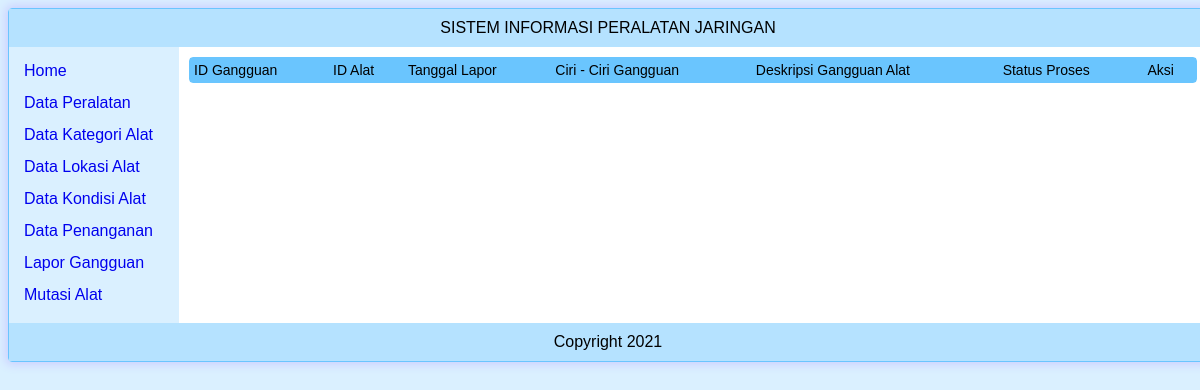
/gangguan, run on an earlier commit of the app's database.
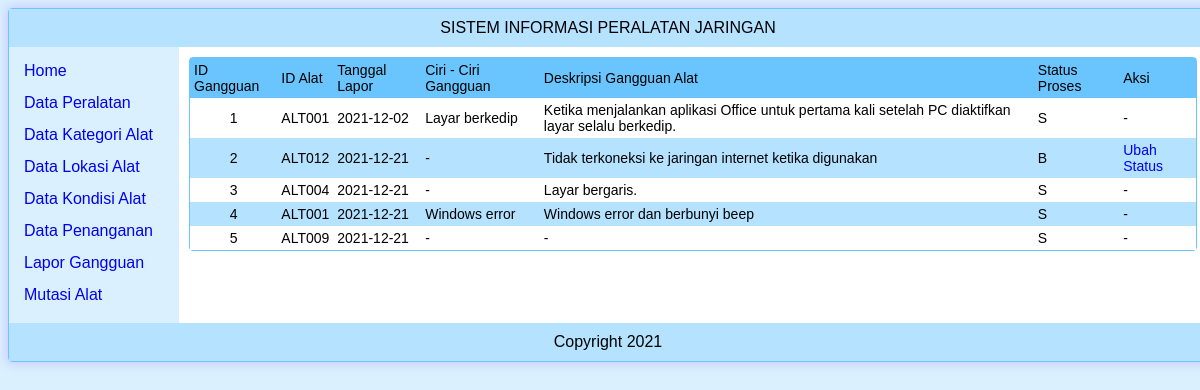
And on a later commit of the database.
### tables this page shows
CREATE TABLE `tblgangguan` (
  `id_gangguan` int(20) NOT NULL,
  `id_alat` char(20) NOT NULL,
  `tgl_gangguan` date NOT NULL,
  `ciri` text NOT NULL,
  `deskripsi_gangguan` text NOT NULL,
  `status` char(20) NOT NULL
);

### view_data/gangguan.php (the view)
<?php
	include"db_link.php";
	$sql = mysqli_query($dblink,"SELECT * from tblgangguan");
		echo"<table border='0' cellpadding='4px' cellspacing='0px' width='100%'>
			<tr bgcolor=#6ac5fe>
				<td>ID Gangguan</td>
				<td>ID Alat</td>
				<td>Tanggal Lapor</td>
				<td>Ciri - Ciri Gangguan</td>
				<td>Deskripsi Gangguan Alat</td>
				<td>Status Proses</td>
				<td>Aksi</td>";
	echo"		</tr>";
		$i =0;
		while ($r=mysqli_fetch_array($sql,MYSQLI_ASSOC)){
  		$i++ ;
			if(($i % 2)==0)
				$bg="#b5e2ff" ;
			else
				$bg= "#fff";
			$xidk = isset($r['id_gangguan']) ? $r['id_gangguan'] : '';
			$xida = isset($r['id_alat']) ? $r['id_alat'] : '';
			$xtgl = isset($r['tgl_gangguan']) ? $r['tgl_gangguan'] : '';
			$xciri = isset($r['ciri']) ? $r['ciri'] : '';
			$xdg = isset($r['deskripsi_gangguan']) ? $r['deskripsi_gangguan'] : '';
			$xsts = isset($r['status']) ? $r['status'] : '';
		echo"<tr bgcolor=$bg>
				<td><center>$xidk</center></td>
				<td>$xida</td>
				<td>$xtgl</td>
				<td>$xciri</td>
				<td>$xdg</td>
				<td>$xsts</td>";
		echo"	<td>";
					if($xsts<>'S'){
						echo"<a href='index.php?xlink=control_data/tambah_penanganan.php&id=$xidk'>Ubah Status</a>";
					}else{
						echo"-";
					}
		echo"	</tr>";
		}
		echo"</table>";
?>

What changed in the data, as far as the page shows it:
added tblgangguan: id_gangguan "1", id_alat "ALT001", tgl_gangguan "2021-12-02", ciri "Layar berkedip", deskripsi_gangguan "Ketika menjalankan aplikasi Office untuk pertama kali setelah PC diaktifkan layar selalu berkedip.", status "S"
added tblgangguan: id_gangguan "2", id_alat "ALT012", tgl_gangguan "2021-12-21", ciri "-", deskripsi_gangguan "Tidak terkoneksi ke jaringan internet ketika digunakan", status "B"
added tblgangguan: id_gangguan "3", id_alat "ALT004", tgl_gangguan "2021-12-21", ciri "-", deskripsi_gangguan "Layar bergaris.", status "S"
added tblgangguan: id_gangguan "4", id_alat "ALT001", tgl_gangguan "2021-12-21", ciri "Windows error", deskripsi_gangguan "Windows error dan berbunyi beep", status "S"
added tblgangguan: id_gangguan "5", id_alat "ALT009", tgl_gangguan "2021-12-21", ciri "-", deskripsi_gangguan "-", status "S"
